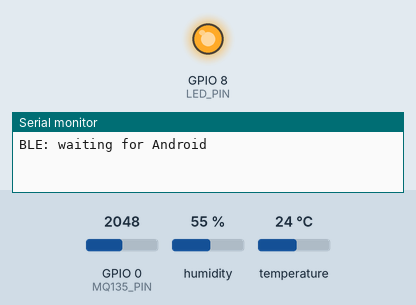
Bench run of a sketch on a simulated ESP32-C3. Parts: output pins drawn as LEDs (lit = HIGH), the last lines printed to the serial monitor. The test bench sets the inputs (shaded band); at power-on: GPIO 0 (MQ135_PIN) = 2048, humidity 55 %, temperature 24 °C (analog values on the 0–4095 scale). Nothing arrives over Bluetooth unless stated; a phone connects over Bluetooth LE 3 s after start.

Above: at 1.5 s.
At 42.0 s:
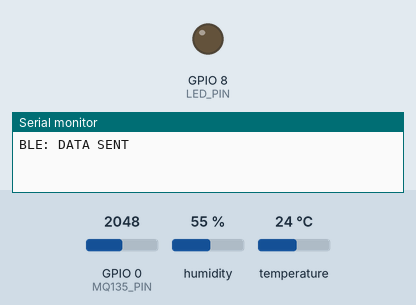
Timing chart, 0 to 43.1 s (numbered marks = the images above):
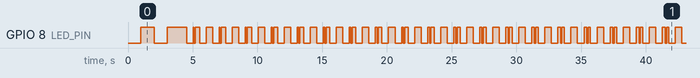

Measured:
- by itself, GPIO 8 (LED_PIN): moves between LOW and HIGH, repeating every 32.4 s

The sketch:

AirMonitor_C3_UniqueID.ino
```cpp
#include <Arduino.h>
#include <BLEDevice.h>
#include <BLEServer.h>
#include <BLEUtils.h>
#include <BLE2902.h>
#include <DHT.h>

// =====================================================
// ПИНЫ ESP32-C3 SUPERMINI
// =====================================================

#define DHT_PIN   3
#define MQ135_PIN 0

// Сохранён тип из твоего старого рабочего кода.
#define DHT_TYPE DHT22

// Встроенный синий LED распространённой ESP32-C3 SuperMini.
// LOW — включён, HIGH — выключен.
#define LED_PIN 8

// =====================================================
// ИНДИКАЦИЯ
// =====================================================

#define LED_DISCONNECTED_INTERVAL 1000
#define LED_CONNECTED_INTERVAL    500
#define LED_TRANSMIT_TIME         100

unsigned long lastLedChange = 0;
unsigned long transmitLedOffTime = 0;

bool ledState = false;
bool transmitting = false;

// =====================================================
// ДАТЧИК
// =====================================================

DHT dht(DHT_PIN, DHT_TYPE);

// Empty = stable unique ID derived from this ESP32 chip.
// To preserve the first sensor history only, override its ID with "ESP32-001".
// Never use the same override on two different boards.
const char DEVICE_ID_OVERRIDE[] = "";
String deviceId;

String makeDeviceId() {
  if (strlen(DEVICE_ID_OVERRIDE) > 0) return String(DEVICE_ID_OVERRIDE);
  const uint64_t chip = ESP.getEfuseMac();
  char id[24];
  snprintf(id, sizeof(id), "ESP32-%04X%08X",
           (unsigned int)((chip >> 32) & 0xFFFF),
           (unsigned int)(chip & 0xFFFFFFFF));
  return String(id);
}


// =====================================================
// BLUETOOTH — КАК В СТАРОМ КОДЕ
// =====================================================

#define SERVICE_UUID \
  "4fafc201-1fb5-459e-8fcc-c5c9c331914b"

#define CHARACTERISTIC_UUID \
  "beb5483e-36e1-4688-b7f5-ea07361b26a8"

BLECharacteristic *pCharacteristic = nullptr;

bool deviceConnected = false;

// =====================================================
// СВЕТОДИОД
// =====================================================

void ledOn() {
  digitalWrite(LED_PIN, LOW);
  ledState = true;
}

void ledOff() {
  digitalWrite(LED_PIN, HIGH);
  ledState = false;
}

void updateLed() {
  unsigned long now = millis();

  // Короткая вспышка при отправке.
  if (transmitting) {
    if (now >= transmitLedOffTime) {
      transmitting = false;
      ledOff();
    }

    return;
  }

  // Без подключения — медленное мигание.
  if (!deviceConnected) {
    if (now - lastLedChange >= LED_DISCONNECTED_INTERVAL) {
      lastLedChange = now;

      if (ledState) {
        ledOff();
      } else {
        ledOn();
      }
    }

    return;
  }

  // С подключением — быстрое мигание.
  if (now - lastLedChange >= LED_CONNECTED_INTERVAL) {
    lastLedChange = now;

    if (ledState) {
      ledOff();
    } else {
      ledOn();
    }
  }
}

void showTransmission() {
  ledOn();

  transmitting = true;
  transmitLedOffTime = millis() + LED_TRANSMIT_TIME;
}

// =====================================================
// СОБЫТИЯ BLUETOOTH
// =====================================================

class MyServerCallbacks : public BLEServerCallbacks {
  void onConnect(BLEServer *pServer) override {
    deviceConnected = true;

    Serial.println();
    Serial.println("================================");
    Serial.println("BLE CLIENT CONNECTED");
    Serial.println("================================");

    ledOff();
    lastLedChange = millis();
  }

  void onDisconnect(BLEServer *pServer) override {
    deviceConnected = false;

    Serial.println();
    Serial.println("BLE CLIENT DISCONNECTED");

    ledOff();

    delay(100);
    BLEDevice::startAdvertising();

    Serial.println("BLE advertising restarted");
  }
};

// =====================================================
// ЗАПУСК
// =====================================================

void setup() {
  Serial.begin(115200);
  deviceId = makeDeviceId();
  delay(1000);
  Serial.print("Device ID: ");
  Serial.println(deviceId);

  // Светодиод.
  pinMode(LED_PIN, OUTPUT);
  ledOff();

  Serial.println();
  Serial.println("================================");
  Serial.println("AIR QUALITY ESP32-C3");
  Serial.println("================================");

  // Температура и влажность.
  dht.begin();
  Serial.println("DHT sensor initialized");

  // Аналоговый вход MQ-135.
  analogReadResolution(12);
  analogSetPinAttenuation(MQ135_PIN, ADC_11db);

  Serial.println("MQ-135 initialized");

  // Bluetooth.
  BLEDevice::init("ESP32-AIR-QUALITY");

  BLEServer *pServer = BLEDevice::createServer();
  pServer->setCallbacks(new MyServerCallbacks());

  BLEService *pService =
    pServer->createService(SERVICE_UUID);

  pCharacteristic = pService->createCharacteristic(
    CHARACTERISTIC_UUID,
    BLECharacteristic::PROPERTY_READ |
    BLECharacteristic::PROPERTY_NOTIFY
  );

  pCharacteristic->addDescriptor(new BLE2902());

  pService->start();

  BLEAdvertising *pAdvertising =
    BLEDevice::getAdvertising();

  pAdvertising->addServiceUUID(SERVICE_UUID);
  pAdvertising->setScanResponse(true);
  pAdvertising->setMinPreferred(0x06);
  pAdvertising->setMinPreferred(0x12);

  BLEDevice::startAdvertising();

  Serial.println();
  Serial.println("BLE ready");
  Serial.println("Device name: ESP32-AIR-QUALITY");
  Serial.println("Waiting for Android...");

  lastLedChange = millis();
}

// =====================================================
// ОСНОВНОЙ ЦИКЛ
// =====================================================

void loop() {
  updateLed();

  float temperature = dht.readTemperature();
  float humidity = dht.readHumidity();

  int mq135Raw = analogRead(MQ135_PIN);

  Serial.println();
  Serial.println("--------------------------------");

  if (isnan(temperature) || isnan(humidity)) {
    Serial.println("DHT: ERROR");
  } else {
    Serial.print("Temperature: ");
    Serial.print(temperature, 1);
    Serial.println(" C");

    Serial.print("Humidity: ");
    Serial.print(humidity, 1);
    Serial.println(" %");
  }

  Serial.print("MQ-135 RAW: ");
  Serial.println(mq135Raw);

  // Формат JSON сохранён из старого кода.
  String json = "{";

  json += "\"device_id\":\"";
  json += deviceId;
  json += "\",";

  if (isnan(temperature)) {
    json += "\"temperature\":null,";
  } else {
    json += "\"temperature\":";
    json += String(temperature, 1);
    json += ",";
  }

  if (isnan(humidity)) {
    json += "\"humidity\":null,";
  } else {
    json += "\"humidity\":";
    json += String(humidity, 1);
    json += ",";
  }

  json += "\"mq135_raw\":";
  json += String(mq135Raw);
  json += "}";

  Serial.print("JSON: ");
  Serial.println(json);

  // Отправка одним уведомлением, как в старом коде.
  if (deviceConnected) {
    pCharacteristic->setValue(json.c_str());
    pCharacteristic->notify();

    Serial.println("BLE: DATA SENT");
    showTransmission();
  } else {
    Serial.println("BLE: waiting for Android");
  }

  // Пауза с работающей индикацией.
  unsigned long startTime = millis();

  while (millis() - startTime < 2000) {
    updateLed();
    delay(10);
  }
}
```
